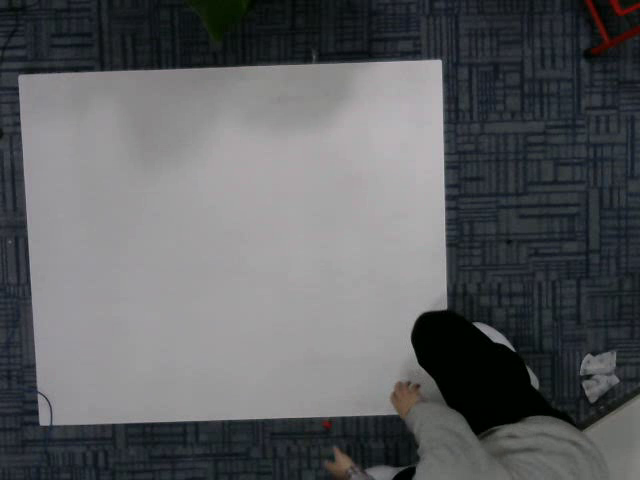
#> input picture frame 49 of codes/video/outout.avi, 640 x 480 px, given in place of output.avi, which was not available
$ python videoPlay.py   (older library calls are emulated)
#> lines starting #> are read from the running program, lines starting #| are printed output that depends on the picture; after the words box and inside, x2 and y2 are one past the last pixel; in counts of white or black regions, pixels touching at a corner belong together; long printed decimals are rounded; pictures that were not available may be replaced by others from this repository, and a replacement may not be noted
import numpy as np
import cv2
import math as math

cap = cv2.VideoCapture('output.avi')

###############################################################################################
# WANT TO: initialize important param_s
###############################################################################################

M1_x_pre = M1_x = 0
M1_y_pre = M1_y = 0
M2_x_pre = M2_x = 0
M2_y_pre = M2_y = 0
M3_x_pre = M3_x = 0
M3_y_pre = M3_y = 0

circle_center = (M1_x, M1_y)
circle_center_pre = (M1_x_pre, M1_y_pre)
cnt_pre = 0

turnAngle_pre = 0
turnAngle = 0

target_point = (300, 30)
car_body_d = 20 # diameter
init_direction = 90

isArrival = 0


while(cap.isOpened()):
    ret, frame = cap.read()
#> frame is the input picture: shape (480, 640, 3); mean B, G, R 96.9, 94.5, 92.8

    if (ret == False):
    	break;

    frame = cv2.flip(frame,0)
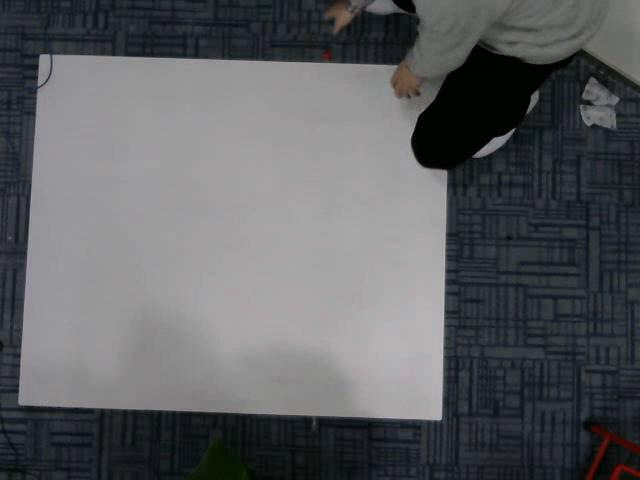
#> frame: shape (480, 640, 3); mean B, G, R 96.9, 94.5, 92.8
    frame = cv2.GaussianBlur(frame, (3,3), 0)
    gray = cv2.cvtColor(frame, cv2.COLOR_BGR2GRAY)
    car_mark = 0


    ###############################################################################################
    # WANT TO: determinate car_mark, car_center, turn_angle
    ###############################################################################################

    print("--------------new frame--------------")
    #
    binary = cv2.adaptiveThreshold(gray, 255, cv2.ADAPTIVE_THRESH_MEAN_C, cv2.THRESH_BINARY, 3, 5)
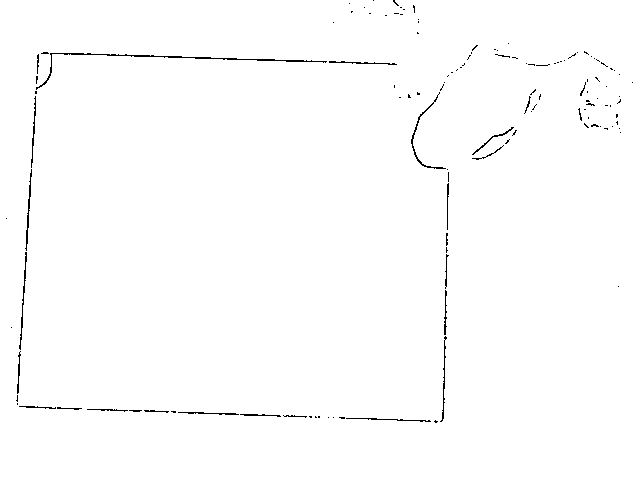
#> binary: shape (480, 640); 99.1% white; black in thin lines or dots, all inside (x1, y1, x2, y2) = (6, 0, 633, 423)
    ret, bin2 = cv2.threshold(gray, 128, 255, 8)
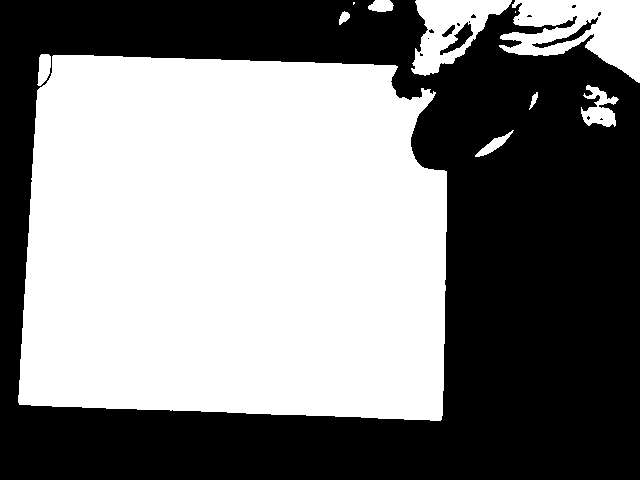
#> bin2: shape (480, 640); 50.6% white; 16 black regions (12 under 20 px)
#> ret = 93
    #adaptive_method = ADAPTIVE_THRESH_MEAN_C, threshold_type=THRESH_BINARY, block_size=3, param1=5
    # edges = cv2.Canny(img, 20, 150, apertureSize = 3)
    cv2.imshow("binary", bin2)


    # FindContours(binary,cv2.RETR_TREE,cv2.CHAIN_APPROX_SIMPLE)
    edges, contours, hierarchy=cv2.findContours(bin2,cv2.RETR_TREE,cv2.CHAIN_APPROX_SIMPLE)
#> contours = 26 contours, 12 with area under 20; largest, box (x1, y1, x2, y2) and area: (18, 55, 447, 421) 142430, (499, 0, 640, 83) 6714, (411, 0, 512, 76) 4025, (581, 85, 619, 127) 740, (531, 16, 599, 49) 405


    #print(hierarchy)

    rectMax_area = 0
    rectMax_num = 0
    actual_angle_2 = 0
    actual_angle_3 = 0

    if circle_center != (0, 0):
    	circle_center_pre = circle_center
    	cnt_pre = cnt
    if turnAngle != 0 or turnAngle_pre !=0:
    	turnAngle_pre = turnAngle

    # get largest rect, area ~= 120000
    outer_index = 0
    while(cv2.contourArea(contours[outer_index]) < 50000):
        outer_index = outer_index + 1
#> this loop made 5 passes
#> after the loop, outer_index = 5

    cv2.drawContours(gray, contours, outer_index,(255,0,0),3)
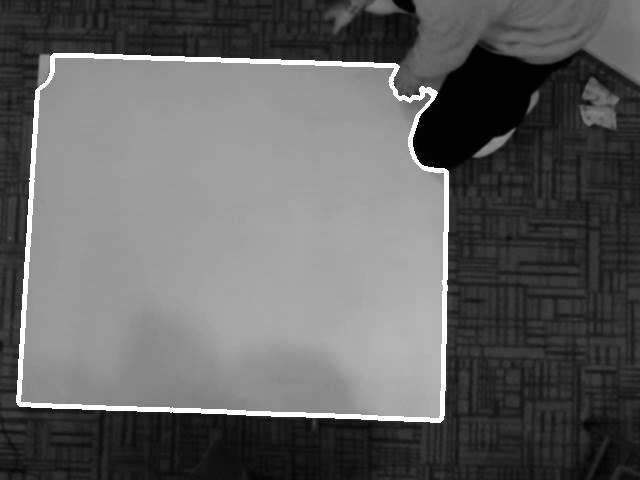
#> gray: shape (480, 640); min 0, max 255, mean 98.1


    outer_cnt = contours[outer_index]
#> outer_cnt = contour of 235 points, box (x1, y1, x2, y2) (18, 55, 447, 421), area 142430
    for i in range(0, len(contours)):
	    cnt = contours[i]
	    cntarea = cv2.contourArea(cnt, 0)
	    if cntarea > 500 and cntarea < 820:
	        # If the contour is approx rectangle
		    # area = cv2.contourArea(cnt)
		    x,y,w,h = cv2.boundingRect(cnt)
		    rect_area = w*h
		    extent = float(cntarea)/rect_area


		    if extent >= 0.5:
		    	if cntarea > rectMax_area:
		    		rectMax_area = cntarea
		    		rectMax_num = i
#> this loop made 26 passes
#> (cntarea, x, y, w, h, rect_area, extent) on pass 3: (740.5, 581, 85, 38, 42, 1596, 0.464)
#> cntarea on passes 1, 2, 6, 7, 9, 11: 257, 48, 142429.5, 286.5, 77, 6714
#> after the loop, rectMax_area = 0; rectMax_num = 0
		    		# [9 lines of commented-out code are left out]
    cnt = contours[rectMax_num]
#> cnt = contour of 41 points, box (x1, y1, x2, y2) (475, 130, 514, 157), area 257
    M1 = cv2.moments(cnt)
#> M1 = moments, m00 257, centre m10/m00, m01/m00 = (493.2, 144.8)
    print(float(M1['m10']/M1['m00']))
#| 493.160
    M1_x = int(M1['m10']/M1['m00'])
#> M1_x = 493
    M1_y = int(M1['m01']/M1['m00'])
#> M1_y = 144
    circle_center = (M1_x,M1_y)
#> circle_center = (493, 144)
    # print(circle_center)

    if cv2.pointPolygonTest(outer_cnt, circle_center, False) == -1:
    	circle_center = circle_center_pre
    	cnt = cnt_pre


#> (the run stopped early here; a loop or call above may not have finished)

$ run again, starting later in the video
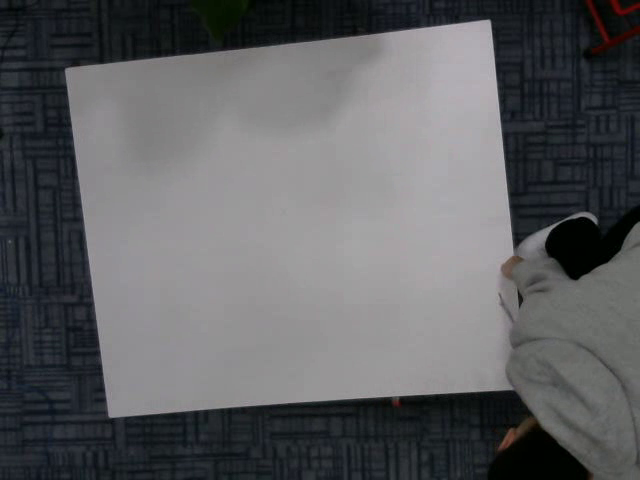
#> input picture frame 224 of codes/video/outout.avi, 640 x 480 px, given in place of output.avi, which was not available
#> frame is the input picture: shape (480, 640, 3); mean B, G, R 96.7, 94.4, 93.4
#> `binary = cv2.adaptiveThreshold(gray, 255, cv2.ADAPTIVE_THRESH_MEAN_C, ..`:
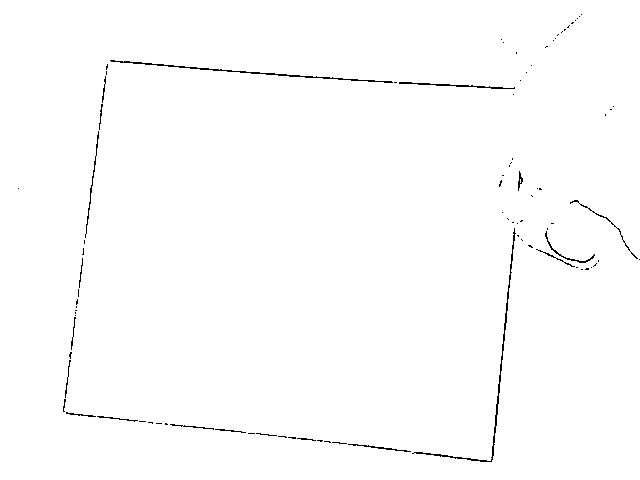
#> binary: shape (480, 640); 99.2% white; black in thin lines or dots
#> bin2: shape (480, 640); 56.2% white; 14 black regions (6 under 20 px)
#> ret = 87
#> contours = 22 contours, 11 with area under 20; largest, box (x1, y1, x2, y2) and area: (65, 15, 640, 460) 172838, (546, 69, 592, 111) 457, (575, 72, 632, 138) 436, (516, 170, 549, 207) 406, (511, 130, 545, 148) 245
#> the loop `while(cv2.contourArea(contours[outer_index]) < 50000):` made 2 passes
#> outer_index on passes 1 to 2: 1, 2
#> after the loop `while(cv2.contourArea(contours[outer_index]) < 50000):`: outer_index = 2
#> `cv2.drawContours(gray, contours, outer_index,(255,0,0),3)`:
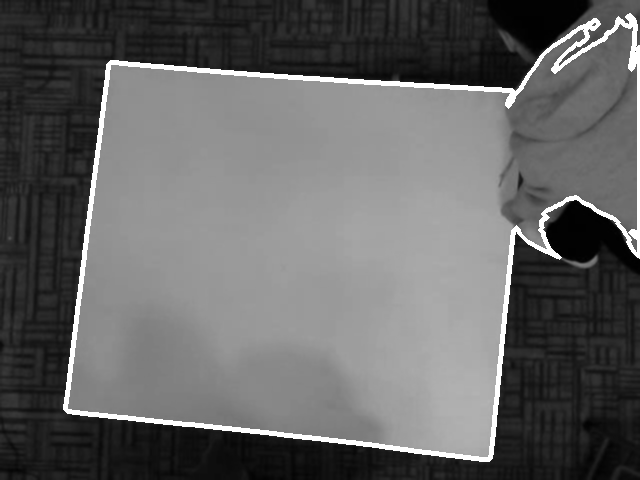
#> gray: shape (480, 640); min 0, max 255, mean 99.8
#> outer_cnt = contour of 655 points, box (x1, y1, x2, y2) (65, 15, 640, 460), area 172838
#> the loop `for i in range(0, len(contours)):` made 22 passes
#> cntarea on passes 1, 3, 4, 5, 6, 9, 12, 15: 81, 172838, 208.5, 135.5, 405.5, 245, 57, 73
#> after the loop `for i in range(0, len(contours)):`: rectMax_area = 0
#> `cnt = contours[rectMax_num]`: cnt = contour of 41 points, box (x1, y1, x2, y2) (565, 257, 597, 268), area 81
#> M1 = moments, m00 81, centre m10/m00, m01/m00 = (584.9, 263.2)
#| 584.856
#> M1_x = 584
#> M1_y = 263
#> circle_center = (584, 263)

$ run again, starting later in the video
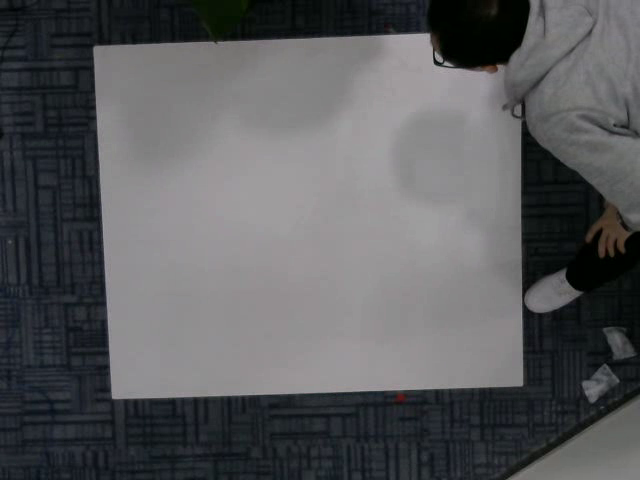
#> input picture frame 399 of codes/video/outout.avi, 640 x 480 px, given in place of output.avi, which was not available
#> frame is the input picture: shape (480, 640, 3); mean B, G, R 92, 89.9, 89
#> `binary = cv2.adaptiveThreshold(gray, 255, cv2.ADAPTIVE_THRESH_MEAN_C, ..`:
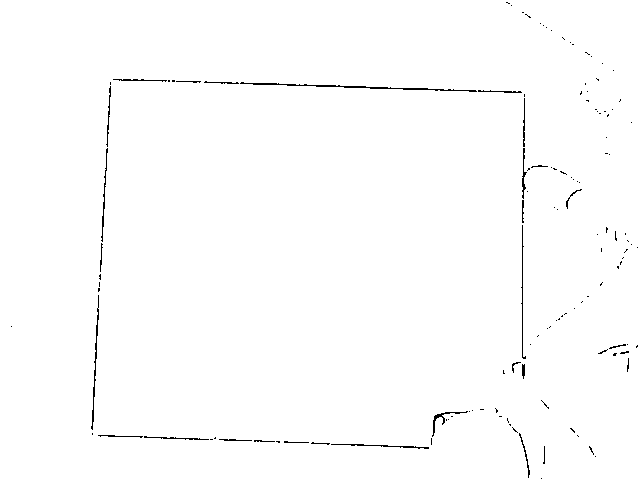
#> binary: shape (480, 640); 99.2% white; black in thin lines or dots
#> bin2: shape (480, 640); 55.8% white; 15 black regions (8 under 20 px)
#> ret = 83
#> contours = 27 contours, 14 with area under 20; largest, box (x1, y1, x2, y2) and area: (93, 80, 640, 480) 163088, (509, 0, 640, 80) 5246, (525, 168, 579, 207) 1216, (583, 78, 607, 106) 270, (624, 257, 640, 273) 132
#> the loop `while(cv2.contourArea(contours[outer_index]) < 50000):` made 9 passes
#> after the loop `while(cv2.contourArea(contours[outer_index]) < 50000):`: outer_index = 9
#> `cv2.drawContours(gray, contours, outer_index,(255,0,0),3)`:
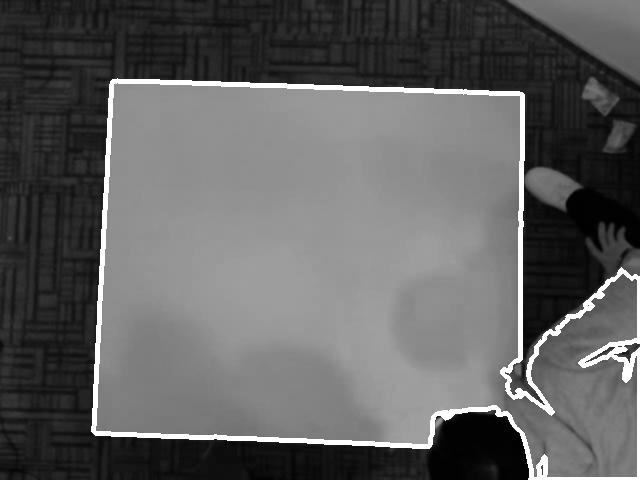
#> gray: shape (480, 640); min 0, max 255, mean 95.8
#> outer_cnt = contour of 499 points, box (x1, y1, x2, y2) (93, 80, 640, 480), area 163088
#> the loop `for i in range(0, len(contours)):` made 27 passes
#> cntarea on passes 1, 2, 5, 6, 7, 10, 13, 18: 43.5, 50, 131.5, 1216, 40.5, 163088, 46.5, 39.5
#> after the loop `for i in range(0, len(contours)):`: rectMax_area = 0
#> `cnt = contours[rectMax_num]`: cnt = contour of 13 points, box (x1, y1, x2, y2) (435, 417, 443, 429), area 44
#> M1 = moments, m00 43.5, centre m10/m00, m01/m00 = (438.2, 421.9)
#| 438.184
#> M1_x = 438
#> M1_y = 421
#> circle_center = (438, 421)
